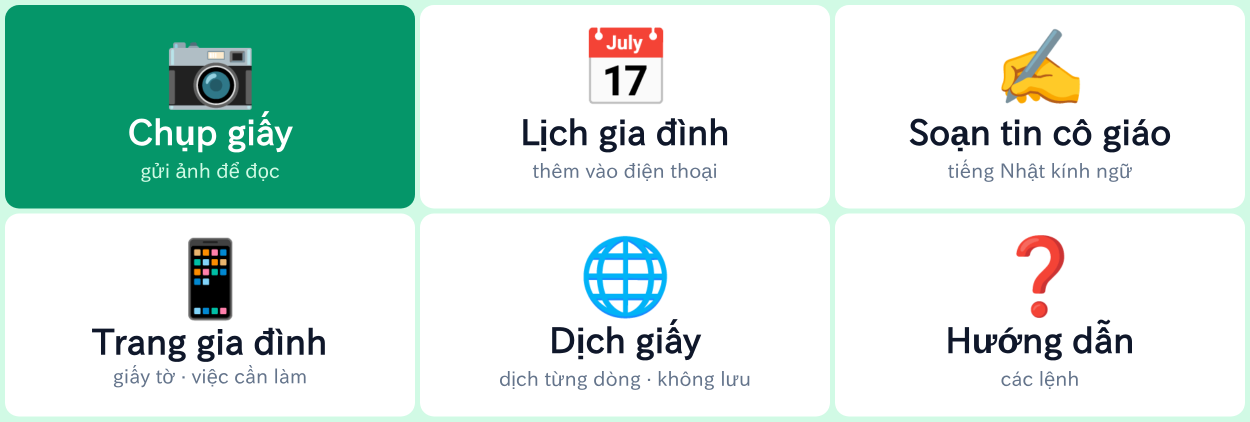
#> input picture assets/richmenu.png, 2500 x 843 px, found by its file name (shown at 1/2 size)
$ python make-richmenu-dot.py
#> lines starting #> are read from the running program, lines starting #| are printed output that depends on the picture
#!/usr/bin/env python3
"""
Make the "unread policy news" rich-menu variant: assets/richmenu.png + a red dot on the "Trang gia đình" button.
Needs Pillow (pip install pillow). Re-run after changing assets/richmenu.png:

  python3 scripts/make-richmenu-dot.py [assets/richmenu.png] [assets/richmenu-dot.png]
"""
import sys
from PIL import Image, ImageDraw

src = sys.argv[1] if len(sys.argv) > 1 else "assets/richmenu.png"
dst = sys.argv[2] if len(sys.argv) > 2 else "assets/richmenu-dot.png"

img = Image.open(src).convert("RGB")
#> img is the input picture: PIL image 2500x843 RGB; mean R, G, B 205.7, 229, 221.6
w, h = img.size
#> w = 2500; h = 843
assert (w, h) == (2500, 843), f"expected 2500x843, got {w}x{h}"

# Button 4 = column 0, row 1 (see scripts/richmenu.ts): x 0..833, y 421..843. Dot sits in its top-right corner.
cx, cy, r = 760, 485, 36
scale = 4  # draw 4x and shrink for smooth edges
layer = Image.new("RGBA", (2 * (r + 12) * scale,) * 2, (0, 0, 0, 0))
#> layer: PIL image 384x384 RGBA; every value is 0
d = ImageDraw.Draw(layer)
c = layer.size[0] // 2
#> c = 192
d.ellipse([c - (r + 10) * scale, c - (r + 10) * scale, c + (r + 10) * scale, c + (r + 10) * scale], fill=(255, 255, 255, 255))
d.ellipse([c - r * scale, c - r * scale, c + r * scale, c + r * scale], fill=(239, 68, 68, 255))
layer = layer.resize((layer.size[0] // scale, layer.size[1] // scale), Image.LANCZOS)
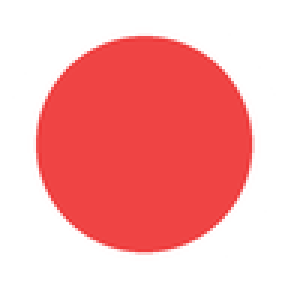
#> layer: PIL image 96x96 RGBA (shown 3 times larger); mean R, G, B, A 190.1, 113.9, 113.9, 184.8; transparent parts drawn white
img.paste(layer, (cx - layer.size[0] // 2, cy - layer.size[1] // 2), layer)
img.save(dst, optimize=True)
print(f"wrote {dst}")
